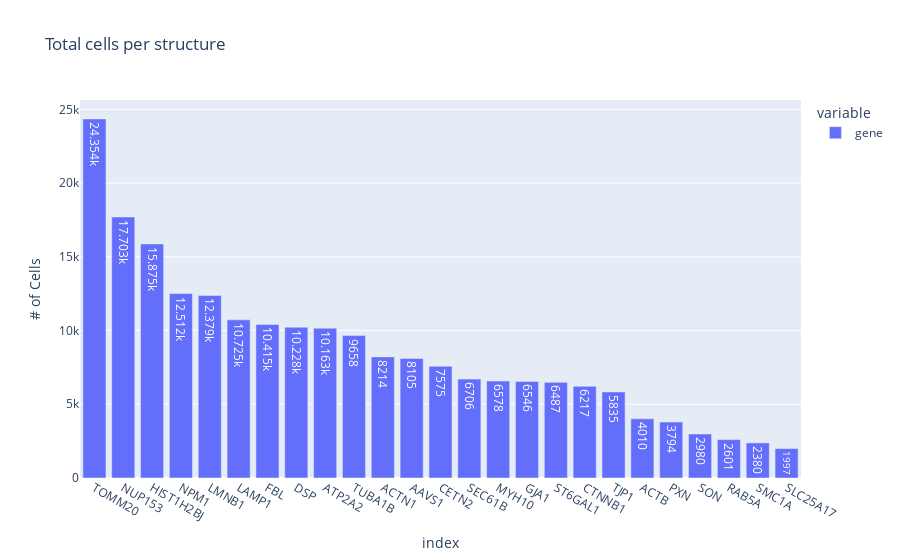

The cell this chart's notebook holds for it:
### Markdown cell above
The dataset consists of over 200K cells and based on the number distribution of FOVs we can assume that they are not evenly spraed across the 25 cell lines. We can visualize the number of cells per structure by further parsing the data frame.

### Code cell
fig_total = px.bar(df_filt.gene.value_counts(),text_auto=True,title="Total cells per structure",labels=dict(value="# of Cells"))
fig_total.show()

### Figure 1 — Plotly figure (JSON) as saved in the notebook; plotly's stock layout.template omitted (floating-point values rounded to 4 significant figures)
{"data": [{"alignmentgroup": "True", "hovertemplate": "variable=gene<br>index=%{x}<br># of Cells=%{y}<extra></extra>", "legendgroup": "gene", "marker": {"color": "#636efa", "pattern": {"shape": ""}}, "name": "gene", "offsetgroup": "gene", "orientation": "v", "showlegend": true, "textposition": "auto", "texttemplate": "%{y}", "type": "bar", "x": ["TOMM20", "NUP153", "HIST1H2BJ", "NPM1", "LMNB1", "LAMP1", "FBL", "DSP", "ATP2A2", "TUBA1B", "ACTN1", "AAVS1", "CETN2", "SEC61B", "MYH10", "GJA1", "ST6GAL1", "CTNNB1", "TJP1", "ACTB", "PXN", "SON", "RAB5A", "SMC1A", "SLC25A17"], "xaxis": "x", "y": [24354, 17703, 15875, 12512, 12379, 10725, 10415, 10228, 10163, 9658, 8214, 8105, 7575, 6706, 6578, 6546, 6487, 6217, 5835, 4010, 3794, 2980, 2601, 2380, 1997], "yaxis": "y"}], "layout": {"autosize": true, "barmode": "relative", "legend": {"title": {"text": "variable"}, "tracegroupgap": 0}, "title": {"text": "Total cells per structure"}, "xaxis": {"anchor": "y", "autorange": true, "domain": [0, 1], "range": [-0.5, 24.5], "title": {"text": "index"}, "type": "category"}, "yaxis": {"anchor": "x", "autorange": true, "domain": [0, 1], "range": [0, 25640.0], "title": {"text": "# of Cells"}, "type": "linear"}}}
